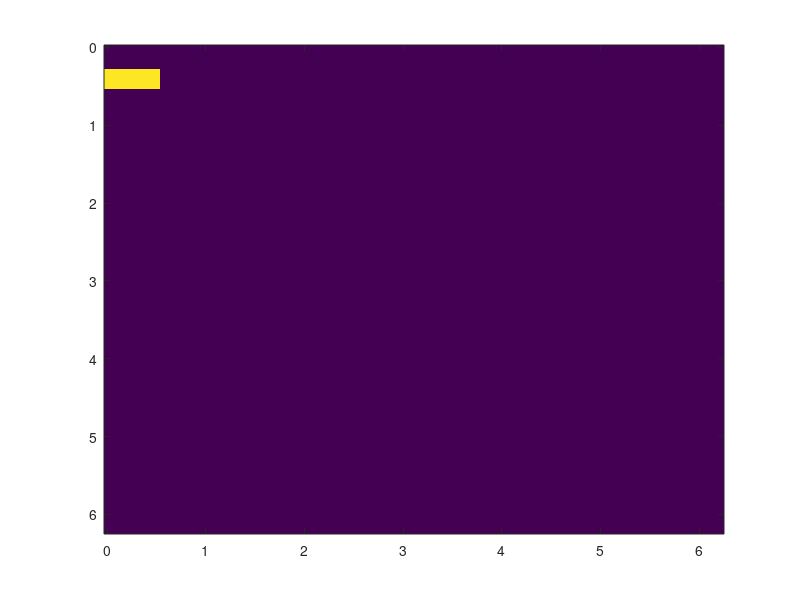

Source code (MATLAB): (Note: this script raises an error after producing the figure.)
clear all
% close all
clc

N = 100; % number of grid points in each direction
theta1 = linspace(0,2*pi,N+1); % x-coordinates
theta1 = theta1(1:N);

theta2 = linspace(0,2*pi,N+1); % y-coordinates
theta2 = theta2(1:N);

theta1_goal = round(0);
theta2_goal = round(1);

[Theta1, Theta2] = meshgrid(theta1, theta2);

[~, target_j] = min(abs(theta1-theta1_goal));
[~, target_i] = min(abs(theta2-theta2_goal));

unsafe = false(N, N);
unsafe(Theta2 > pi/12 & Theta2 < pi/6 & Theta1 > -pi/6 & Theta1 < pi/6) = 1;

figure;
imagesc(theta1, theta2, unsafe)

tol = 1e-8;
maxIter = 50;

U = periodicFastSweepingSolver(theta1, theta2, target_i, target_j, unsafe, tol, maxIter);

torusVisualizer(theta1, theta2, theta1_goal, theta2_goal, U, 25)

[gy, gx] = gradient(U, theta1(2)-theta1(1));
figure; 
quiver(Theta1, Theta2, -gx, -gy);

figure; 
contourf(theta1, theta2, U, 50)
